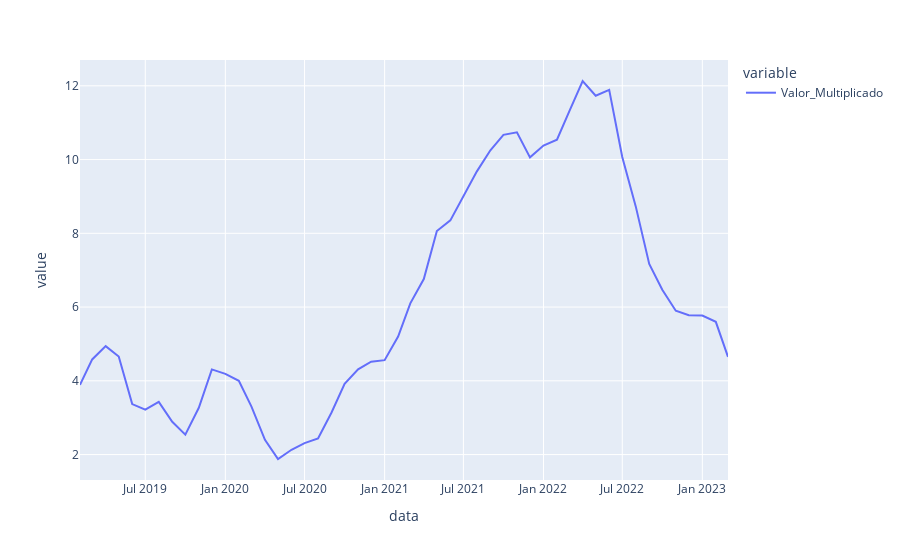

The cell this chart's notebook holds for it:
### Code cell
ipca_12m = consulta_bc(433)
ipca_12m['Valor_Multiplicado'] = ((1+ipca_12m['valor']/100).rolling(12).apply(lambda x: x.prod(), raw=True)-1)*100
ipca_12m['Valor_Multiplicado'] = ipca_12m['Valor_Multiplicado'].round(2)
ipca_12m.loc['2019-01-02':hoje]['Valor_Multiplicado'].plot()

### Figure 1 — Plotly figure (JSON) as saved in the notebook; plotly's stock layout.template omitted (floating-point values rounded to 4 significant figures)
{"data": [{"hovertemplate": "variable=Valor_Multiplicado<br>data=%{x}<br>value=%{y}<extra></extra>", "legendgroup": "Valor_Multiplicado", "line": {"color": "#636efa", "dash": "solid"}, "marker": {"symbol": "circle"}, "mode": "lines", "name": "Valor_Multiplicado", "orientation": "v", "showlegend": true, "type": "scatter", "x": ["2019-02-01T00:00:00", "2019-03-01T00:00:00", "2019-04-01T00:00:00", "2019-05-01T00:00:00", "2019-06-01T00:00:00", "2019-07-01T00:00:00", "2019-08-01T00:00:00", "2019-09-01T00:00:00", "2019-10-01T00:00:00", "2019-11-01T00:00:00", "2019-12-01T00:00:00", "2020-01-01T00:00:00", "2020-02-01T00:00:00", "2020-03-01T00:00:00", "2020-04-01T00:00:00", "2020-05-01T00:00:00", "2020-06-01T00:00:00", "2020-07-01T00:00:00", "2020-08-01T00:00:00", "2020-09-01T00:00:00", "2020-10-01T00:00:00", "2020-11-01T00:00:00", "2020-12-01T00:00:00", "2021-01-01T00:00:00", "2021-02-01T00:00:00", "2021-03-01T00:00:00", "2021-04-01T00:00:00", "2021-05-01T00:00:00", "2021-06-01T00:00:00", "2021-07-01T00:00:00", "2021-08-01T00:00:00", "2021-09-01T00:00:00", "2021-10-01T00:00:00", "2021-11-01T00:00:00", "2021-12-01T00:00:00", "2022-01-01T00:00:00", "2022-02-01T00:00:00", "2022-03-01T00:00:00", "2022-04-01T00:00:00", "2022-05-01T00:00:00", "2022-06-01T00:00:00", "2022-07-01T00:00:00", "2022-08-01T00:00:00", "2022-09-01T00:00:00", "2022-10-01T00:00:00", "2022-11-01T00:00:00", "2022-12-01T00:00:00", "2023-01-01T00:00:00", "2023-02-01T00:00:00", "2023-03-01T00:00:00"], "xaxis": "x", "y": [3.89, 4.58, 4.94, 4.66, 3.37, 3.22, 3.43, 2.89, 2.54, 3.27, 4.31, 4.19, 4, 3.3, 2.4, 1.88, 2.13, 2.31, 2.44, 3.14, 3.92, 4.31, 4.52, 4.56, 5.2, 6.1, 6.76, 8.06, 8.35, 8.99, 9.68, 10.25, 10.67, 10.74, 10.06, 10.38, 10.54, 11.3, 12.13, 11.73, 11.89, 10.07, 8.73, 7.17, 6.47, 5.9, 5.78, 5.77, 5.6, 4.65], "yaxis": "y"}], "layout": {"legend": {"title": {"text": "variable"}, "tracegroupgap": 0}, "margin": {"t": 60}, "xaxis": {"anchor": "y", "domain": [0, 1], "title": {"text": "data"}}, "yaxis": {"anchor": "x", "domain": [0, 1], "title": {"text": "value"}}}}
